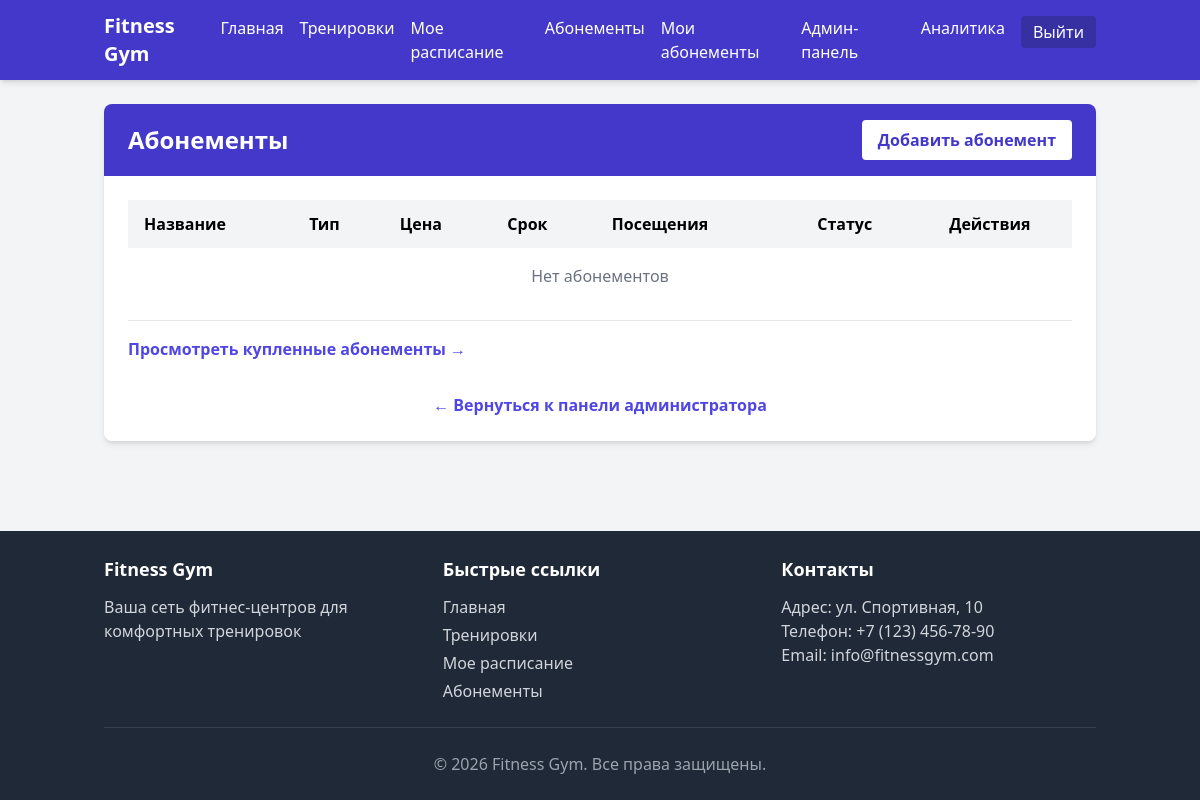
The page /admin/abonements (signed in) on the database as committed earlier.
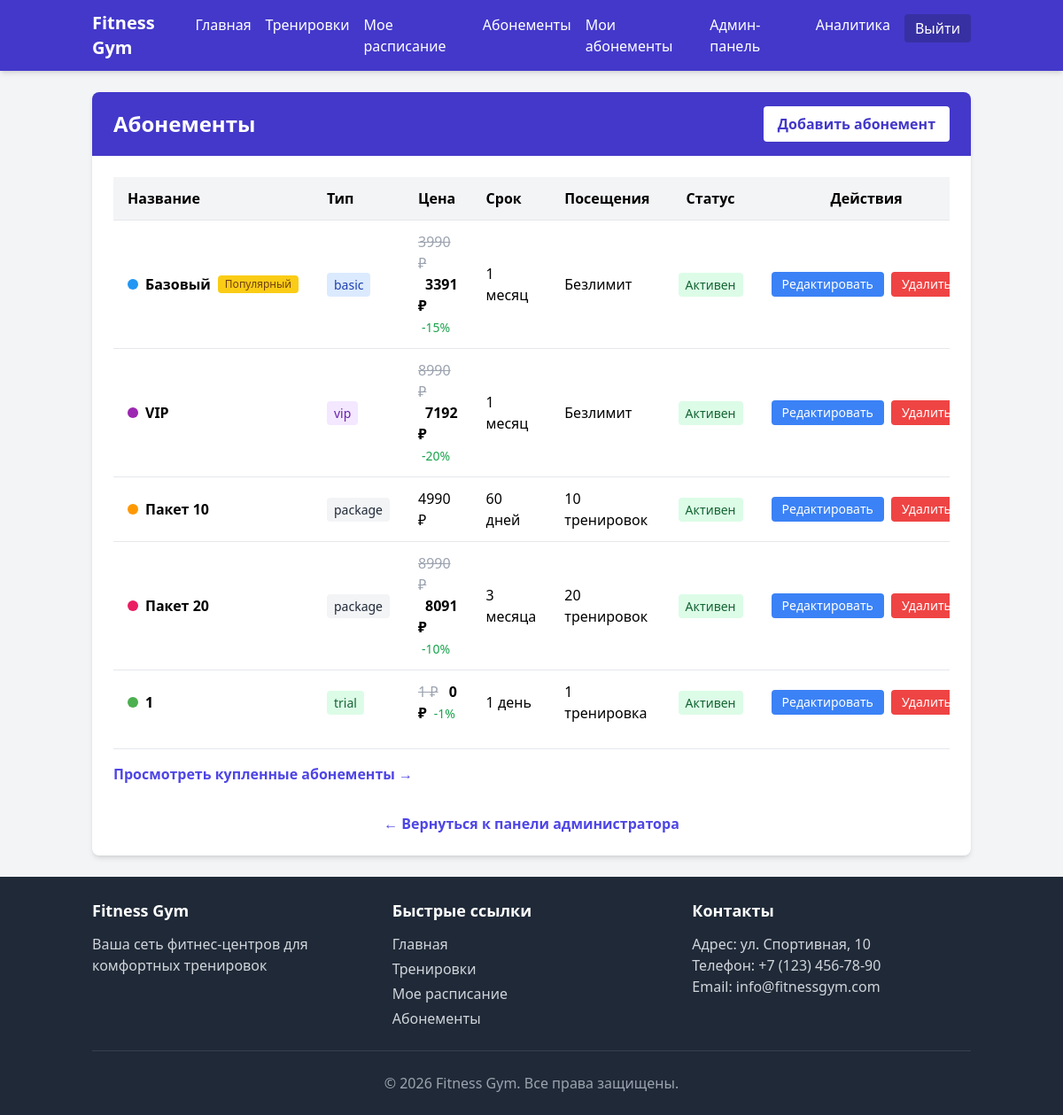
The same page on the database as committed later.
### models/models.py (models this page shows, shortened)
class Abonement(db.Model):
    __tablename__ = 'abonements'
    id = db.Column(db.Integer, primary_key=True)
    name = db.Column(db.String(100), nullable=False, unique=True)
    type = db.Column(db.String(50), nullable=False)
    price = db.Column(db.Integer, nullable=False)
    duration_days = db.Column(db.Integer, nullable=False)
    visits_count = db.Column(db.Integer, default=0)
    description = db.Column(db.Text)
    features = db.Column(db.Text)
    color = db.Column(db.String(20), default='#4CAF50')
    is_popular = db.Column(db.Boolean, default=False)
    discount = db.Column(db.Integer, default=0)
    is_active = db.Column(db.Boolean, default=True)
    created_at = db.Column(db.DateTime, default=datetime.utcnow)
    @property
    def final_price(self):
        if self.discount > 0:
            return int(self.price * (100 - self.discount) / 100)
        return self.price
    @property
    def duration_text(self):
        if self.duration_days == 1:
            return "1 день"
        elif self.duration_days < 30:
            return f"{self.duration_days} дней"
        elif self.duration_days == 30:
            return "1 месяц"
        elif self.duration_days == 90:
            return "3 месяца"
        elif self.duration_days == 180:
            return "6 месяцев"
        elif self.duration_days == 365:
            return "1 год"
        else:
            return f"{self.duration_days} дней"
    @property
    def visits_text(self):
        if self.visits_count == 0:
            return "Безлимит"
        elif self.visits_count == 1:
            return "1 тренировка"
        elif self.visits_count < 5:
            return f"{self.visits_count} тренировки"
        else:
            return f"{self.visits_count} тренировок"

### controllers/admin.py (the view)
@admin_bp.route('/abonements')
@login_required
@admin_required
def abonements():
    db.session.rollback()
    all_abonements = Abonement.query.all()
    return render_template('admin/abonements/index.html',
                         title='Управление абонементами',
                         abonements_list=all_abonements)

### controllers/admin.py (called while the page is built)
def admin_required(f):
    @wraps(f)
    def decorated_function(*args, **kwargs):
        if not current_user.is_authenticated or not current_user.is_admin:
            abort(403)  # Forbidden
        return f(*args, **kwargs)
    return decorated_function

### templates/admin/abonements/index.html (shortened to what this page needs)
{% extends 'base.html' %}
{% block content %}
    <div class="bg-white rounded-lg shadow-md overflow-hidden">
        <div class="bg-indigo-700 text-white py-4 px-6 flex justify-between items-center">
            <h2 class="text-2xl font-bold">Абонементы</h2>
            <a href="{{ url_for('admin.new_abonement') }}" class="bg-white text-indigo-700 px-4 py-2 rounded font-semibold hover:bg-indigo-100">
                Добавить абонемент
            </a>
        </div>
        <div class="p-6">
            <div class="overflow-x-auto">
                <table class="min-w-full bg-white">
                    <thead class="bg-gray-100">
                        <tr>
                            <th class="py-3 px-4 text-left">Название</th>
                            <th class="py-3 px-4 text-left">Тип</th>
                            <th class="py-3 px-4 text-left">Цена</th>
                            <th class="py-3 px-4 text-left">Срок</th>
                            <th class="py-3 px-4 text-left">Посещения</th>
                            <th class="py-3 px-4 text-center">Статус</th>
                            <th class="py-3 px-4 text-center">Действия</th>
                        </tr>
                    </thead>
                    <tbody>
                        {% for abonement in abonements_list %}
                            <tr class="border-t hover:bg-gray-50">
                                <td class="py-3 px-4">
                                    <div class="flex items-center">
                                        <span class="w-3 h-3 rounded-full mr-2" style="background-color: {{ abonement.color }}"></span>
                                        <span class="font-semibold">{{ abonement.name }}</span>
                                        {% if abonement.is_popular %}
                                            <span class="ml-2 bg-yellow-400 text-yellow-900 px-2 py-0.5 rounded text-xs">Популярный</span>
                                        {% endif %}
                                    </div>
                                </td>
                                <td class="py-3 px-4">
                                    <span class="px-2 py-1 rounded text-sm
                                        {% if abonement.type == 'trial' %}bg-green-100 text-green-800
                                        {% elif abonement.type == 'basic' %}bg-blue-100 text-blue-800
                                        {% elif abonement.type == 'vip' %}bg-purple-100 text-purple-800
                                        {% else %}bg-gray-100 text-gray-800{% endif %}">
                                        {{ abonement.type }}
                                    </span>
                                </td>
                                <td class="py-3 px-4">
                                    {% if abonement.discount > 0 %}
                                        <span class="line-through text-gray-400">{{ abonement.price }} ₽</span>
                                        <span class="ml-2 font-bold">{{ abonement.final_price }} ₽</span>
                                        <span class="ml-1 text-green-600 text-sm">-{{ abonement.discount }}%</span>
                                    {% else %}
                                        {{ abonement.price }} ₽
                                    {% endif %}
                                </td>
                                <td class="py-3 px-4">{{ abonement.duration_text }}</td>
                                <td class="py-3 px-4">{{ abonement.visits_text }}</td>
                                <td class="py-3 px-4 text-center">
                                    {% if abonement.is_active %}
                                        <span class="bg-green-100 text-green-800 px-2 py-1 rounded text-sm">Активен</span>
                                    {% else %}
                                        <span class="bg-red-100 text-red-800 px-2 py-1 rounded text-sm">Неактивен</span>
                                    {% endif %}
                                </td>
                                <td class="py-3 px-4 text-center">
                                    <div class="flex justify-center space-x-2">
                                        <a href="{{ url_for('admin.edit_abonement', abonement_id=abonement.id) }}"
                                           class="bg-blue-500 hover:bg-blue-600 text-white px-3 py-1 rounded text-sm">
                                            Редактировать
                                        </a>
                                        <form action="{{ url_for('admin.delete_abonement', abonement_id=abonement.id) }}" method="post" class="inline" onsubmit="return confirm('Вы уверены, что хотите удалить этот абонемент?');">
                                            <button type="submit" class="bg-red-500 hover:bg-red-600 text-white px-3 py-1 rounded text-sm">
                                                Удалить
                                            </button>
                                        </form>
                                    </div>
                                </td>
                            </tr>
                        {% else %}
                            <tr>
                                <td colspan="7" class="py-4 px-4 text-center text-gray-500">Нет абонементов</td>
                            </tr>
                        {% endfor %}
                    </tbody>
                </table>
            </div>
            <div class="mt-4 pt-4 border-t">
                <a href="{{ url_for('admin.user_abonements') }}" class="text-indigo-600 hover:text-indigo-800 font-semibold">
                    Просмотреть купленные абонементы &rarr;
                </a>
            </div>
            <div class="mt-8 text-center">
                <a href="{{ url_for('admin.dashboard') }}" class="text-indigo-600 hover:text-indigo-800 font-semibold">
                    &larr; Вернуться к панели администратора
                </a>
            </div>
        </div>
    </div>
{% endblock %}

### templates/base.html (shortened to what this page needs)
<!DOCTYPE html>
<html lang="ru">
<head>
    <script src="https://cdn.tailwindcss.com"></script>
    <link rel="stylesheet" href="{{ url_for('static', filename='css/main.css') }}">
</head>
<body class="min-h-screen bg-gray-100 flex flex-col">
    <header class="bg-indigo-700 text-white shadow-md">
        <div class="container mx-auto px-4 py-3 flex justify-between items-center">
            <div>
                <a href="{{ url_for('main.index') }}" class="text-xl font-bold">Fitness Gym</a>
            </div>
            <nav>
                <ul class="flex space-x-4">
                    <li><a href="{{ url_for('main.index') }}" class="hover:text-indigo-200">Главная</a></li>
                    {% if current_user.is_authenticated %}
                        <li><a href="{{ url_for('user.workouts') }}" class="hover:text-indigo-200">Тренировки</a></li>
                        <li><a href="{{ url_for('user.schedule') }}" class="hover:text-indigo-200">Мое расписание</a></li>
                        <li><a href="{{ url_for('abonements.index') }}" class="hover:text-white">Абонементы</a></li>
                        <li><a href="{{ url_for('abonements.my_abonements') }}" class="hover:text-white">Мои абонементы</a></li>
                        {% if current_user.is_admin %}
                            <li><a href="{{ url_for('admin.dashboard') }}" class="hover:text-indigo-200">Админ-панель</a></li>
                            <li><a href="{{ url_for('analytics.analytics_dashboard') }}" class="hover:text-indigo-200">Аналитика</a></li>
                        {% endif %}
                        <li>
                            <form action="{{ url_for('auth.logout') }}" method="get" class="inline">
                                <button type="submit" class="bg-indigo-800 hover:bg-indigo-900 px-3 py-1 rounded">Выйти</button>
                            </form>
                        </li>
                    {% else %}
                        <li><a href="{{ url_for('auth.login') }}" class="hover:text-indigo-200">Вход</a></li>
                        <li><a href="{{ url_for('auth.register') }}" class="bg-indigo-800 hover:bg-indigo-900 px-3 py-1 rounded">Регистрация</a></li>
                    {% endif %}
                </ul>
            </nav>
        </div>
    </header>
    <main class="container mx-auto px-4 py-6 flex-grow">
        {% block content %}{% endblock %}
    </main>
    <footer class="bg-gray-800 text-white py-6">
        <div class="container mx-auto px-4">
            <div class="grid grid-cols-1 md:grid-cols-3 gap-6">
                <div>
                    <h3 class="text-lg font-semibold mb-3">Fitness Gym</h3>
                    <p class="text-gray-300">Ваша сеть фитнес-центров для комфортных тренировок</p>
                </div>
                <div>
                    <h3 class="text-lg font-semibold mb-3">Быстрые ссылки</h3>
                    <ul class="space-y-1 text-gray-300">
                        <li><a href="{{ url_for('main.index') }}" class="hover:text-white">Главная</a></li>
                        {% if current_user.is_authenticated %}
                            <li><a href="{{ url_for('user.workouts') }}" class="hover:text-white">Тренировки</a></li>
                            <li><a href="{{ url_for('user.schedule') }}" class="hover:text-white">Мое расписание</a></li>
                            <li><a href="{{ url_for('abonements.index') }}" class="hover:text-white">Абонементы</a></li>
                        {% else %}
                            <li><a href="{{ url_for('auth.login') }}" class="hover:text-white">Вход</a></li>
                            <li><a href="{{ url_for('auth.register') }}" class="hover:text-white">Регистрация</a></li>
                        {% endif %}
                    </ul>
                </div>
                <div>
                    <h3 class="text-lg font-semibold mb-3">Контакты</h3>
                    <p class="text-gray-300">Адрес: ул. Спортивная, 10</p>
                    <p class="text-gray-300">Телефон: +7 (123) 456-78-90</p>
                    <p class="text-gray-300">Email: info@fitnessgym.com</p>
                </div>
            </div>
            <div class="mt-6 pt-6 border-t border-gray-700 text-center text-gray-400">
                <p>&copy; {{ now().year }} Fitness Gym. Все права защищены.</p>
            </div>
        </div>
    </footer>
</body>
</html>

Rows that differ between the two databases and show on the page:
added Abonement: name "Базовый", is_popular "Популярный", type "basic", price "3990", final_price "3391", discount "15", duration_text "1 месяц", visits_text "Безлимит", is_active "Активен"
added Abonement: name "VIP", type "vip", price "8990", final_price "7192", discount "20", duration_text "1 месяц", visits_text "Безлимит", is_active "Активен"
added Abonement: name "Пакет 10", type "package", price "4990", duration_text "60 дней", visits_text "10 тренировок", is_active "Активен"
added Abonement: name "Пакет 20", type "package", price "8990", final_price "8091", discount "10", duration_text "3 месяца", visits_text "20 тренировок", is_active "Активен"
added Abonement: name "1", type "trial", price "1", final_price "0", discount "1", duration_text "1 день", visits_text "1 тренировка", is_active "Активен"
Other text that changed with them:
text no longer shown: "Нет абонементов"
